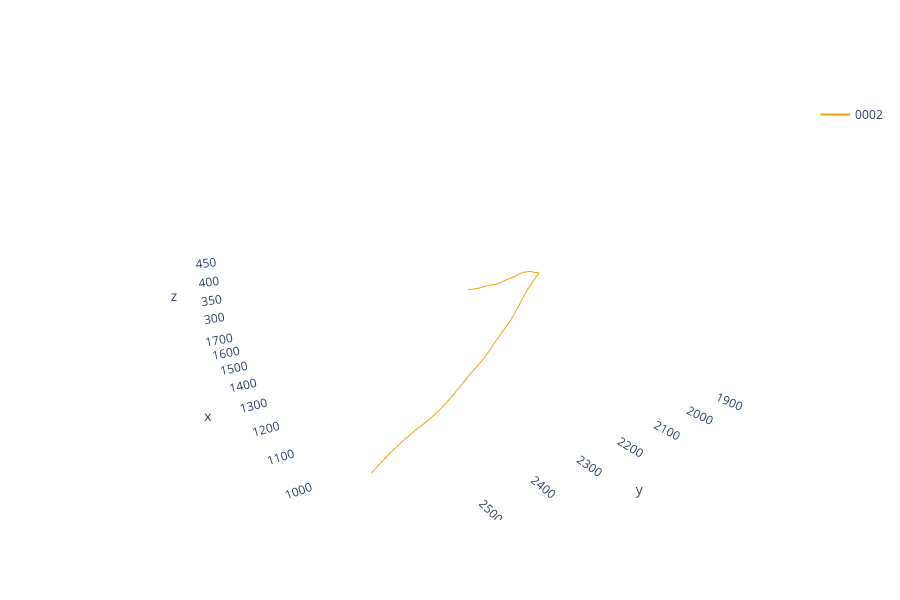

The notebook cell this image was saved under:
### Code cell
fig = skeleton_rs.plot3d(backend='plotly', connectors=False)

### Figure 1 — Plotly figure (JSON) as saved in the notebook; plotly's stock layout.template omitted (floating-point values rounded to 4 significant figures; data arrays with more than 128 entries replaced by an {"elided": "..."} marker saying what was removed)
{"data": [{"hoverinfo": "none", "hovertext": " ", "legendgroup": "b3b1d7ce-2648-4998-a7b2-37dd89f2529a", "line": {"color": "rgb(242.0,165.0,10.0)", "width": 2}, "mode": "lines", "name": "0002", "showlegend": true, "type": "scatter3d", "x": {"elided": "1266 float values"}, "y": {"elided": "1266 float values"}, "z": {"elided": "1266 float values"}}], "layout": {"autosize": true, "height": 600, "paper_bgcolor": "rgba(0,0,0,0)", "plot_bgcolor": "rgba(0,0,0,0)", "scene": {"aspectmode": "data", "aspectratio": {"x": 1, "y": 1, "z": 1}, "camera": {"eye": {"x": -1.743, "y": 1.071, "z": 0.71}, "up": {"x": 0, "y": 0, "z": 1}}, "xaxis": {"backgroundcolor": "rgb(240, 240, 240)", "gridcolor": "rgb(255, 255, 255)", "showbackground": false, "showgrid": false, "showline": false, "zerolinecolor": "rgb(255, 255, 255)"}, "yaxis": {"backgroundcolor": "rgb(240, 240, 240)", "gridcolor": "rgb(255, 255, 255)", "showbackground": false, "showgrid": false, "showline": false, "zerolinecolor": "rgb(255, 255, 255)"}, "zaxis": {"backgroundcolor": "rgb(240, 240, 240)", "gridcolor": "rgb(255, 255, 255)", "showbackground": false, "showgrid": false, "showline": false, "zerolinecolor": "rgb(255, 255, 255)"}}}}
